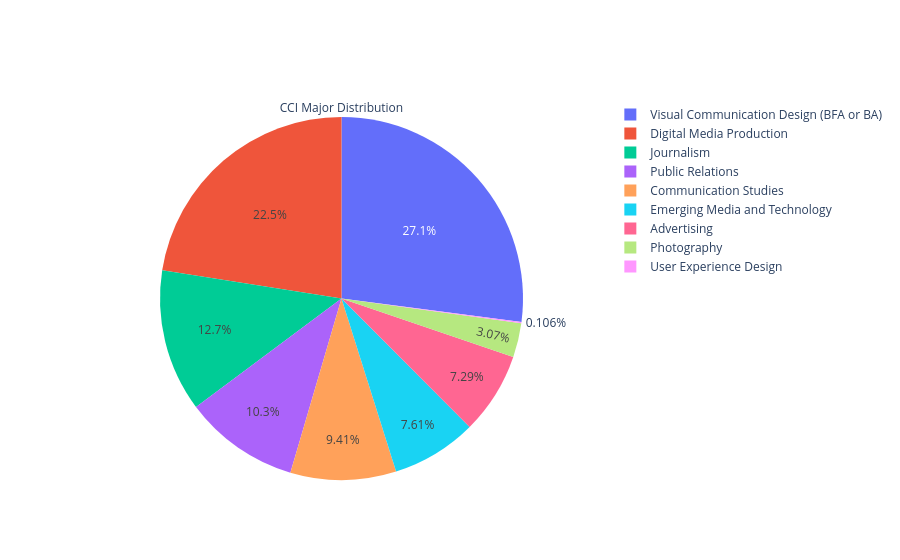

The code cell stored with this chart in its notebook:
### Code cell
fig2 = go.Figure(data=[go.Pie(labels=major_counts.index,values=major_counts.values,title="CCI Major Distribution")])

fig2.show()
#found this in plotlygroup2's first pie chart and copied it over, now I'm cooking

### Figure 1 — Plotly figure (JSON) as saved in the notebook; plotly's stock layout.template omitted (floating-point values rounded to 4 significant figures)
{"data": [{"labels": ["Visual Communication Design (BFA or BA)", "Digital Media Production", "Journalism", "Public Relations", "Communication Studies", "Emerging Media and Technology", "Advertising", "Photography", "User Experience Design"], "title": {"text": "CCI Major Distribution"}, "type": "pie", "values": [256, 213, 120, 97, 89, 72, 69, 29, 1]}], "layout": {}}
